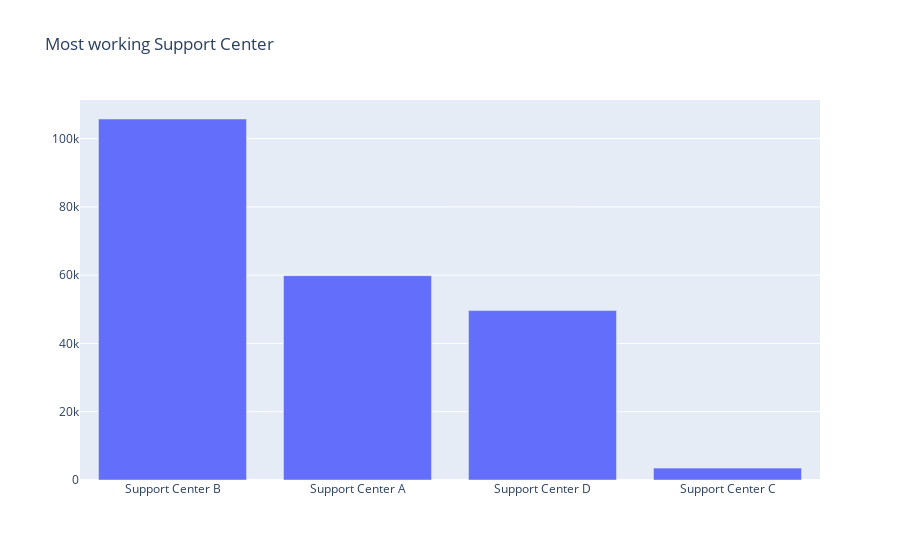

Source (notebook cell):
### Markdown cell above
<i>From the figure above, we can see that issues in <b>February</b> took more time to resolve on an average although there were more problems reported in <b>September</b>. Along with this, looking at the maximum time taken to resolve an issue was undoubtedly in the month of <b>September</b> due to huge volume of complaints registered.</i>

## 10. Workacholic vendors?

### Code cell
vendor_count = data['Vendor - Site'].value_counts()
plotly_bar(vendor_count,title="Most working Support Center")

### Figure 1 — Plotly figure (JSON) as saved in the notebook; plotly's stock layout.template omitted (floating-point values rounded to 4 significant figures)
{"data": [{"type": "bar", "x": ["Support Center B", "Support Center A", "Support Center D", "Support Center C"], "y": [105733, 59850, 49620, 3482]}], "layout": {"title": {"text": "Most working Support Center"}}}
